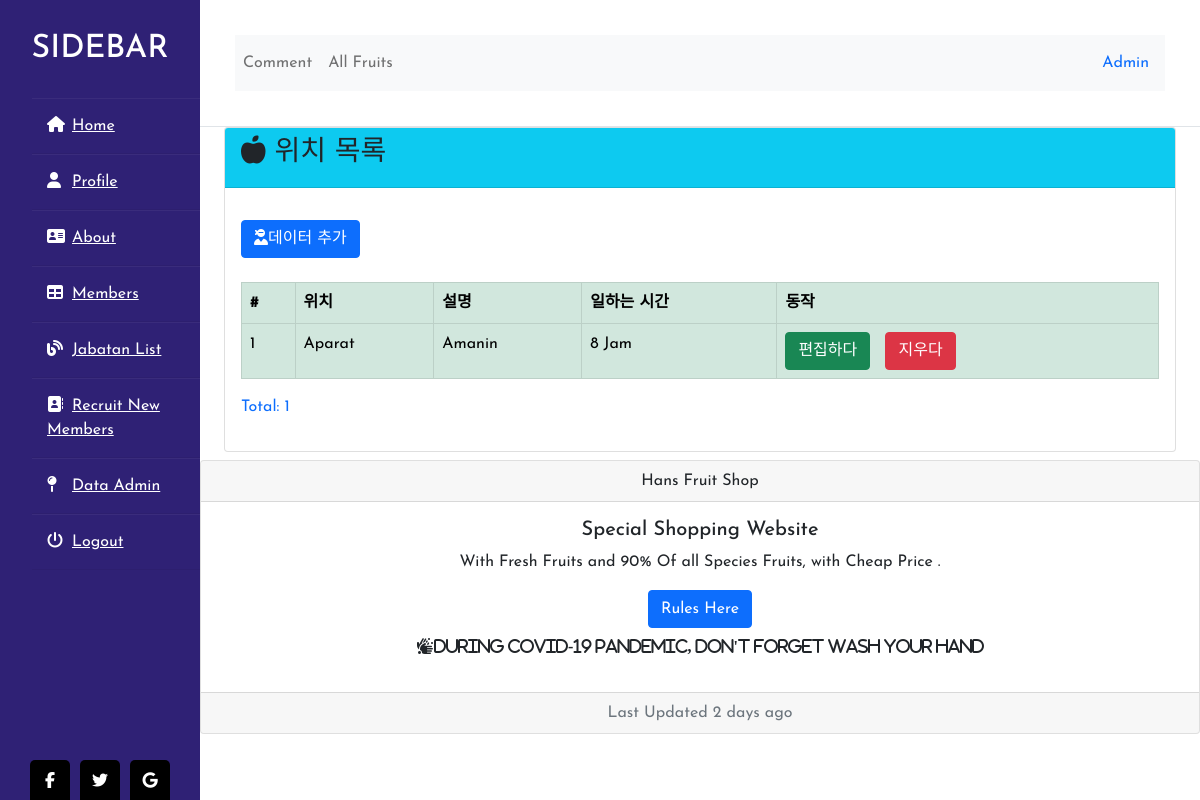
/index.php?page=jabatan-list (signed in), run on the app's committed database.
### tables this page shows
CREATE TABLE `apeshit4` (
  `angka` int(11) NOT NULL,
  `nama_jabatan` varchar(255) NOT NULL,
  `deskripsi_jabatan` varchar(1000) NOT NULL,
  `jam_kerja` enum('12 Jam','8 Jam','14 Jam','6 Jam') NOT NULL
);

### admin/satu/jabatan.php (the view, shortened to what this page needs)
<?php
include "inc/server.php";
$sql = "SELECT * FROM `apeshit4`";
$result = $conn->query($sql);
?>
<div class="container">
    <div class="card card-info">
        <div class="card-header bg-info mb-3">
            <h3 class="card-title">
                <i class="fas fa-apple-alt"></i> 위치 목록
            </h3>
        </div>
        <div class="card-body">
            <div class="table-responsive">
                <div>
                    <a href="?page=add-jabatan" class="btn btn-primary">
                        <i class="fas fa-user-ninja"></i>데이터 추가</a>
                </div>
                <br>
                <table class="table table-success table-striped table-bordered">
                    <thead>
                        <tr>
                            <?php if ($data_level == "Admin") { ?>
                                <th scope="col">#</th>
                                <th scope="col">위치</th>
                                <th scope="col">설명</th>
                                <th scope="col">일하는 시간</th>
                                <th scope="col">동작</th>
                            <?php } ?>
                        </tr>
                    </thead>
                    <tbody>
                        <tr>
                            <?php
                            $no = 1;
                            if ($result->num_rows > 0) {
                                while ($row = $result->fetch_assoc()) {
                            ?>
                       <?php if($data_level == "Admin"){ ?>
                        <tr>
                            <td><?php echo $no++; ?></td>
                            <td><?php echo $row['nama_jabatan'] ?></td>
                            <td><?php echo $row['deskripsi_jabatan'] ?></td>
                            <td><?php echo $row['jam_kerja'] ?></td>
                            <td>
                                <a href="?page=jabatan-update&angka=<?php echo $row['angka']; ?>" class="btn btn-success">편집하다</a> &nbsp;
                                <a href="?page=jabatan-delete&angka=<?php echo $row['angka']; ?>" class="btn btn-danger" onclick="return confirm('이 데이터를 삭제 하시겠습니까??')">지우다</a>
                            </td>
                        </tr>
                       <?php } ?>
                <?php }
                            }
                ?>
                    </tbody>
                </table>
                <p class="text-primary">Total: <?php echo mysqli_num_rows($result) ?></p>
            </div>
        </div>
    </div>

### styles.css (style rules this page uses)
* { margin: 0; padding: 0; box-sizing: border-box; list-style: none; text-decoration: none; font-family: 'Josefin Sans', sans-serif; }
body { background-color: #f3f5f9; }

### data on the page
apeshit4: nama_jabatan "Aparat", deskripsi_jabatan "Amanin", jam_kerja "8 Jam"

### other printed values
$_SESSION['ses_level'] "Admin"
mysqli_num_rows($result) "1"
